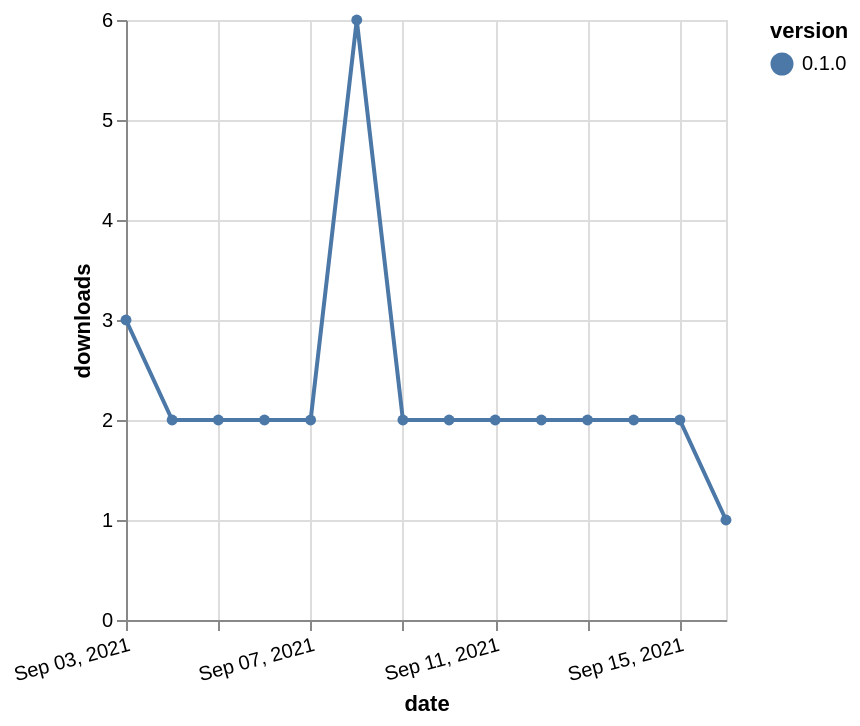

Express this chart as Vega-Lite.
### Vega-Lite specification from a JSON file in a GitHub repository (floating-point values rounded to 4 significant figures)
{"$schema": "https://vega.github.io/schema/vega-lite/v5.json", "description": "A simple bar chart with embedded data.", "data": {"values": [{"date": "2021-09-03", "total": 3815, "delta": 3, "version": "0.1.0"}, {"date": "2021-09-04", "total": 3817, "delta": 2, "version": "0.1.0"}, {"date": "2021-09-05", "total": 3819, "delta": 2, "version": "0.1.0"}, {"date": "2021-09-06", "total": 3821, "delta": 2, "version": "0.1.0"}, {"date": "2021-09-07", "total": 3823, "delta": 2, "version": "0.1.0"}, {"date": "2021-09-08", "total": 3829, "delta": 6, "version": "0.1.0"}, {"date": "2021-09-09", "total": 3831, "delta": 2, "version": "0.1.0"}, {"date": "2021-09-10", "total": 3833, "delta": 2, "version": "0.1.0"}, {"date": "2021-09-11", "total": 3835, "delta": 2, "version": "0.1.0"}, {"date": "2021-09-12", "total": 3837, "delta": 2, "version": "0.1.0"}, {"date": "2021-09-13", "total": 3839, "delta": 2, "version": "0.1.0"}, {"date": "2021-09-14", "total": 3841, "delta": 2, "version": "0.1.0"}, {"date": "2021-09-15", "total": 3843, "delta": 2, "version": "0.1.0"}, {"date": "2021-09-16", "total": 3844, "delta": 1, "version": "0.1.0"}]}, "width": "container", "mark": {"type": "line", "point": {"filled": true}}, "encoding": {"x": {"field": "date", "type": "temporal", "timeUnit": "yearmonthdate", "title": "date", "axis": {"labelAngle": -15}}, "y": {"field": "delta", "type": "quantitative", "title": "downloads"}, "color": {"field": "version", "type": "nominal"}, "tooltip": {"field": "delta"}}}
